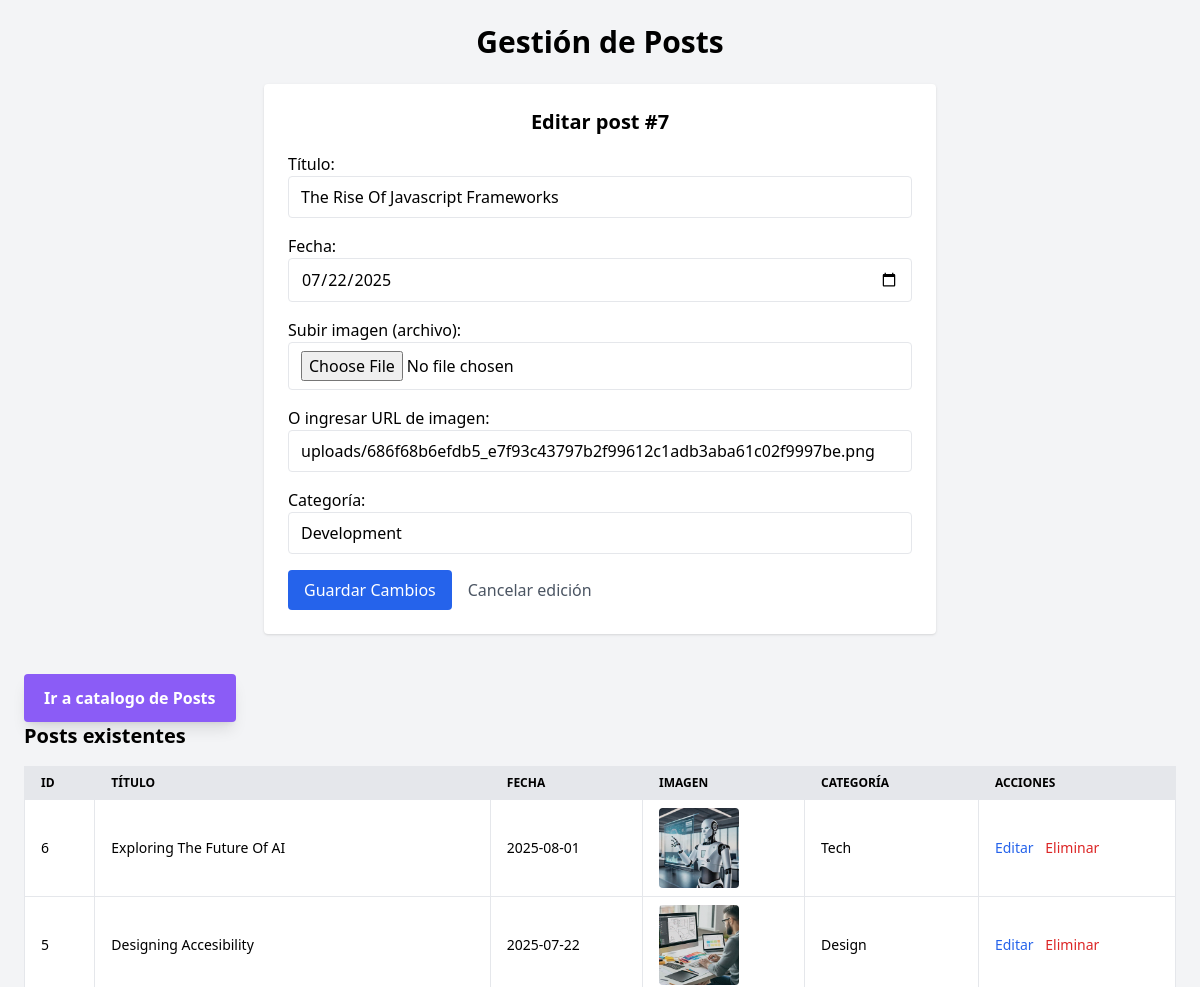
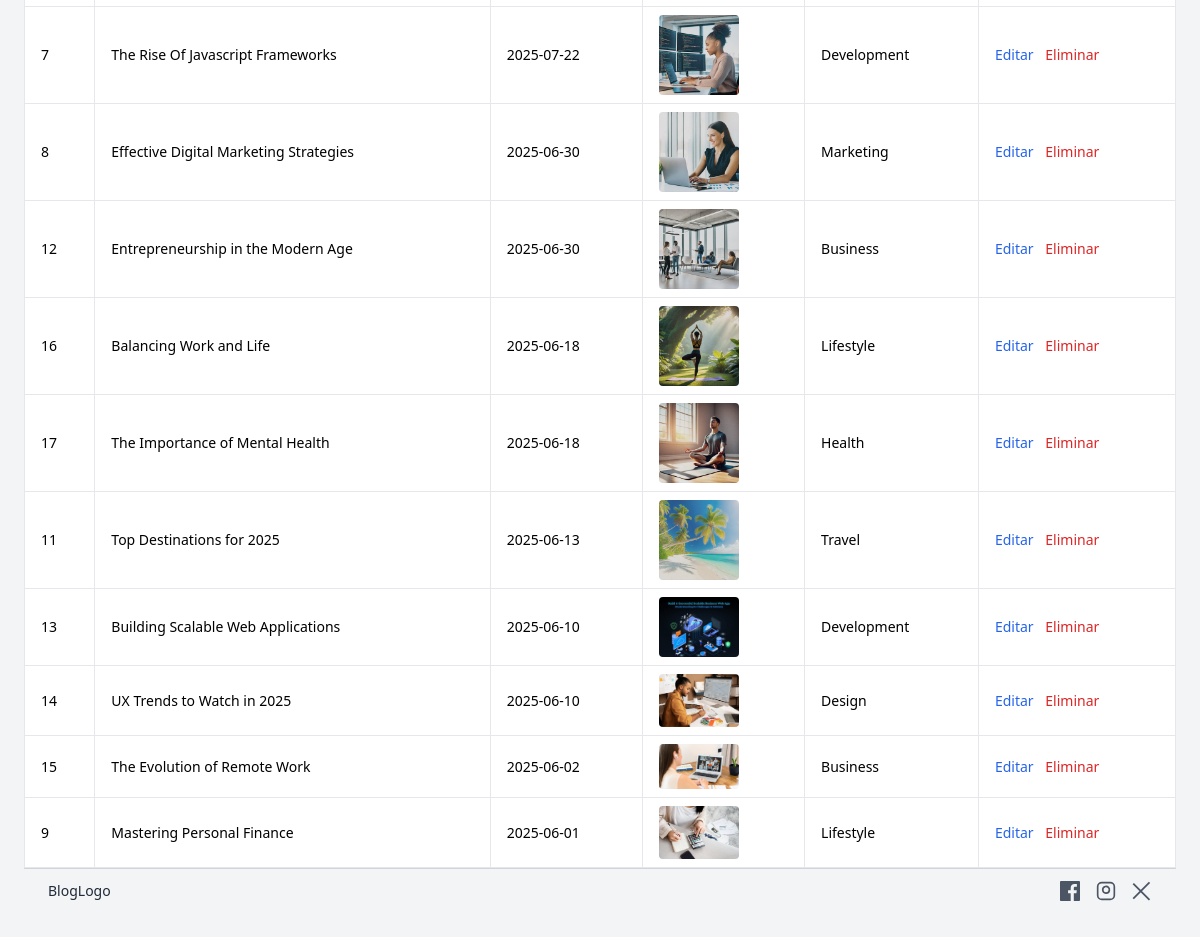
Screenshot of /CRUD_page.php?id=7 with the database file from the repository (2 pictures, top to bottom).
### tables this page shows
CREATE TABLE `posts` (
  `id` int(11) NOT NULL AUTO_INCREMENT,
  `titulo` varchar(255) NOT NULL,
  `fecha` date NOT NULL,
  `imagen` varchar(255) DEFAULT NULL,
  `categoria` varchar(100) DEFAULT NULL,
  PRIMARY KEY (`id`)
);

### CRUD_page.php (the view, shortened to what this page needs)
<?php
$conn = new mysqli('localhost', 'root', '', 'mini_blog');
$editarPost = null;
if (isset($_GET['id'])) {
    $idEditar = intval($_GET['id']);
    $stmt = $conn->prepare("SELECT * FROM posts WHERE id = ?");
    $stmt->bind_param("i", $idEditar);
    $stmt->execute();
    $result = $stmt->get_result();
    $editarPost = $result->fetch_assoc();
}
$result = $conn->query("SELECT * FROM posts ORDER BY fecha DESC");
$posts = $result->fetch_all(MYSQLI_ASSOC);
?>
<!DOCTYPE html>
<html lang="es">
<head>
    <script src="https://cdn.tailwindcss.com"></script>
</head>
<body class="bg-gray-100 p-4 sm:p-6">
<div class="container mx-auto max-w-7xl">
    <h1 class="text-3xl font-bold mb-6 text-center">Gestión de Posts</h1>
    <section class="mb-10 bg-white p-6 rounded shadow max-w-2xl mx-auto w-full">
        <h2 class="text-xl font-semibold mb-4 text-center">
            <?= $editarPost ? "Editar post #{$editarPost['id']}" : "Agregar/Editar nuevo post" ?>
        </h2>
        <form method="POST" enctype="multipart/form-data" class="grid grid-cols-1 gap-4">
            <label>
                <span class="block font-medium">Título:</span>
                <input name="titulo" class="w-full border px-3 py-2 rounded" required
                    value="<?= htmlspecialchars($editarPost['titulo'] ?? '') ?>">
            </label>
            <label>
                <span class="block font-medium">Fecha:</span>
                <input type="date" name="fecha" class="w-full border px-3 py-2 rounded" required
                    value="<?= htmlspecialchars($editarPost['fecha'] ?? '') ?>">
            </label>
            <label>
                <span class="block font-medium">Subir imagen (archivo):</span>
                <input type="file" name="imagen_file" class="w-full border px-3 py-2 rounded">
            </label>
            <label>
                <span class="block font-medium">O ingresar URL de imagen:</span>
                <input name="imagen_url" class="w-full border px-3 py-2 rounded"
                    placeholder="https://ejemplo.com/imagen.jpg"
                    value="<?= htmlspecialchars($editarPost['imagen'] ?? '') ?>">
            </label>
            <label>
                <span class="block font-medium">Categoría:</span>
                <input name="categoria" class="w-full border px-3 py-2 rounded"
                    value="<?= htmlspecialchars($editarPost['categoria'] ?? '') ?>">
            </label>
            <div class="flex flex-wrap gap-4 items-center justify-start">
                <button type="submit" class="bg-blue-600 text-white px-4 py-2 rounded hover:bg-blue-700">
                    <?= $editarPost ? "Guardar Cambios" : "Guardar" ?>
                </button>
                <?php if ($editarPost): ?>
                    <a href="CRUD_page.php" class="text-gray-600 hover:underline">Cancelar edición</a>
                <?php endif; ?>
            </div>
        </form>
    </section>
<button
  onclick="window.location.href='index.php'"
  class="static bottom-4 left-4 bg-violet-500 hover:bg-violet-600 text-white font-semibold py-3 px-5 rounded shadow-lg"
  style="z-index: 1000;"
>
  Ir a catalogo de Posts
</button>
    <section>
        <h2 class="text-xl font-semibold mb-4">Posts existentes</h2>
        <div class="overflow-x-auto">
            <table class="min-w-full bg-white rounded shadow text-sm">
                <thead>
                    <tr class="bg-gray-200 text-left text-xs uppercase">
                        <th class="px-4 py-2 border">ID</th>
                        <th class="px-4 py-2 border">Título</th>
                        <th class="px-4 py-2 border">Fecha</th>
                        <th class="px-4 py-2 border">Imagen</th>
                        <th class="px-4 py-2 border">Categoría</th>
                        <th class="px-4 py-2 border">Acciones</th>
                    </tr>
                </thead>
                <tbody>
                    <?php foreach ($posts as $post): ?>
                        <tr class="hover:bg-gray-50">
                            <td class="border px-4 py-2"><?= $post['id'] ?></td>
                            <td class="border px-4 py-2"><?= htmlspecialchars($post['titulo']) ?></td>
                            <td class="border px-4 py-2"><?= $post['fecha'] ?></td>
                            <td class="border px-4 py-2">
                                <?php if ($post['imagen']): ?>
                                    <img src="<?= htmlspecialchars($post['imagen']) ?>" alt="Imagen" class="w-20 h-auto rounded">
                                <?php else: ?>
                                    <span class="text-gray-500 italic">Sin imagen</span>
                                <?php endif; ?>
                            </td>
                            <td class="border px-4 py-2"><?= htmlspecialchars($post['categoria']) ?></td>
                            <td class="border px-4 py-2">
                                <a href="CRUD_page.php?id=<?= $post['id'] ?>" class="text-blue-600 hover:underline mr-2">Editar</a>
                                <form method="POST" class="inline" onsubmit="return confirm('¿Eliminar este post?')">
                                    <button type="submit" name="delete" class="text-red-600 hover:underline bg-transparent border-0 cursor-pointer p-0">
                                        Eliminar
                                    </button>
                                </form>
                            </td>
                        </tr>
                    <?php endforeach; ?>
                </tbody>
            </table>
        </div>
    </section>
</div>
<footer class="w-full border-t border-gray-300 py-3 px-6 flex justify-between items-center">
  <div class="text-gray-800 font-medium text-sm">
    BlogLogo
  </div>
  <div class="flex items-center space-x-4 text-gray-600 cursor-pointer">
    <a href="#" aria-label="Facebook" class="hover:text-gray-900">
    </a>
    <a href="#" aria-label="Instagram" class="hover:text-gray-900">
      <svg xmlns="http://www.w3.org/2000/svg" class="h-5 w-5" fill="none" stroke="currentColor" stroke-width="2" viewBox="0 0 24 24">
        <rect width="20" height="20" x="2" y="2" rx="5" ry="5"/>
        <path d="M16 11.37a4 4 0 1 1-4.73-4.73 4 4 0 0 1 4.73 4.73z"/>
        <line x1="17.5" y1="6.5" x2="17.5" y2="6.5"/>
      </svg>
    </a>
    <button aria-label="Twitter X" class="hover:text-gray-900 focus:outline-none">
  <svg xmlns="http://www.w3.org/2000/svg" fill="currentColor" viewBox="0 0 24 24" class="h-5 w-5">
    <path d="M2.25 2.25l19.5 19.5-1.5 1.5L.75 3.75 2.25 2.25zM21.75 2.25l-19.5 19.5-1.5-1.5 19.5-19.5 1.5 1.5z"/>
  </svg>
</button>
  </div>
</footer>
</body>
</html>

### rows the page displays
posts: id "7", titulo "The Rise Of Javascript Frameworks", fecha "07/22/2025", imagen_url "uploads/686f68b6efdb5_e7f93c43797b2f99612c1adb3aba61c02f9997be.png", categoria "Development", fecha "2025-07-22", imagen (picture)
posts: id "6", titulo "Exploring The Future Of AI", fecha "2025-08-01", imagen (picture), categoria "Tech"
posts: id "5", titulo "Designing Accesibility", fecha "2025-07-22", imagen (picture), categoria "Design"
posts: id "8", titulo "Effective Digital Marketing Strategies", fecha "2025-06-30", imagen (picture), categoria "Marketing"
posts: id "12", titulo "Entrepreneurship in the Modern Age", fecha "2025-06-30", imagen (picture), categoria "Business"
posts: id "16", titulo "Balancing Work and Life", fecha "2025-06-18", imagen (picture), categoria "Lifestyle"
posts: id "17", titulo "The Importance of Mental Health", fecha "2025-06-18", imagen (picture), categoria "Health"
posts: id "11", titulo "Top Destinations for 2025", fecha "2025-06-13", imagen (picture), categoria "Travel"
posts: id "13", titulo "Building Scalable Web Applications", fecha "2025-06-10", imagen (picture), categoria "Development"
posts: id "14", titulo "UX Trends to Watch in 2025", fecha "2025-06-10", imagen (picture), categoria "Design"
posts: id "15", titulo "The Evolution of Remote Work", fecha "2025-06-02", imagen (picture), categoria "Business"
posts: id "9", titulo "Mastering Personal Finance", fecha "2025-06-01", imagen (picture), categoria "Lifestyle"
